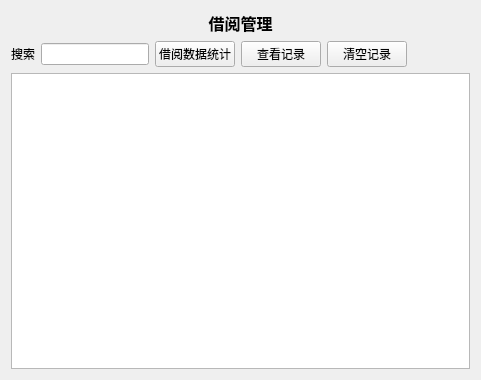
<?xml version="1.0" encoding="UTF-8"?>
<ui version="4.0">
 <class>Record</class>
 <widget class="QWidget" name="Record">
  <property name="geometry">
   <rect>
    <x>0</x>
    <y>0</y>
    <width>481</width>
    <height>380</height>
   </rect>
  </property>
  <property name="windowTitle">
   <string>Form</string>
  </property>
  <layout class="QGridLayout" name="gridLayout_4">
   <item row="0" column="0">
    <layout class="QGridLayout" name="gridLayout_3">
     <item row="3" column="0">
      <widget class="QTableView" name="borrowtableView"/>
     </item>
     <item row="0" column="0">
      <widget class="QLabel" name="label">
       <property name="text">
        <string>&lt;html&gt;&lt;head/&gt;&lt;body&gt;&lt;p&gt;&lt;span style=&quot; font-size:12pt; font-weight:700;&quot;&gt;借阅管理&lt;/span&gt;&lt;/p&gt;&lt;/body&gt;&lt;/html&gt;</string>
       </property>
       <property name="alignment">
        <set>Qt::AlignmentFlag::AlignCenter</set>
       </property>
      </widget>
     </item>
     <item row="1" column="0">
      <layout class="QGridLayout" name="gridLayout">
       <item row="0" column="0">
        <layout class="QGridLayout" name="gridLayout_2">
         <item row="2" column="1">
          <widget class="QLineEdit" name="selectEdit">
           <property name="maximumSize">
            <size>
             <width>200</width>
             <height>16777215</height>
            </size>
           </property>
          </widget>
         </item>
         <item row="2" column="3">
          <widget class="QPushButton" name="btncheckrecord">
           <property name="text">
            <string>查看记录</string>
           </property>
          </widget>
         </item>
         <item row="2" column="5">
          <widget class="QPushButton" name="btnclearrecord">
           <property name="text">
            <string>清空记录</string>
           </property>
          </widget>
         </item>
         <item row="2" column="0">
          <widget class="QLabel" name="selectlabel">
           <property name="text">
            <string>搜索</string>
           </property>
           <property name="alignment">
            <set>Qt::AlignmentFlag::AlignRight|Qt::AlignmentFlag::AlignTrailing|Qt::AlignmentFlag::AlignVCenter</set>
           </property>
          </widget>
         </item>
         <item row="2" column="2">
          <widget class="QPushButton" name="btndatastatistics">
           <property name="text">
            <string>借阅数据统计</string>
           </property>
          </widget>
         </item>
        </layout>
       </item>
       <item row="0" column="1">
        <spacer name="horizontalSpacer">
         <property name="orientation">
          <enum>Qt::Orientation::Horizontal</enum>
         </property>
         <property name="sizeHint" stdset="0">
          <size>
           <width>40</width>
           <height>20</height>
          </size>
         </property>
        </spacer>
       </item>
      </layout>
     </item>
    </layout>
   </item>
  </layout>
 </widget>
 <resources/>
 <connections/>
</ui>
